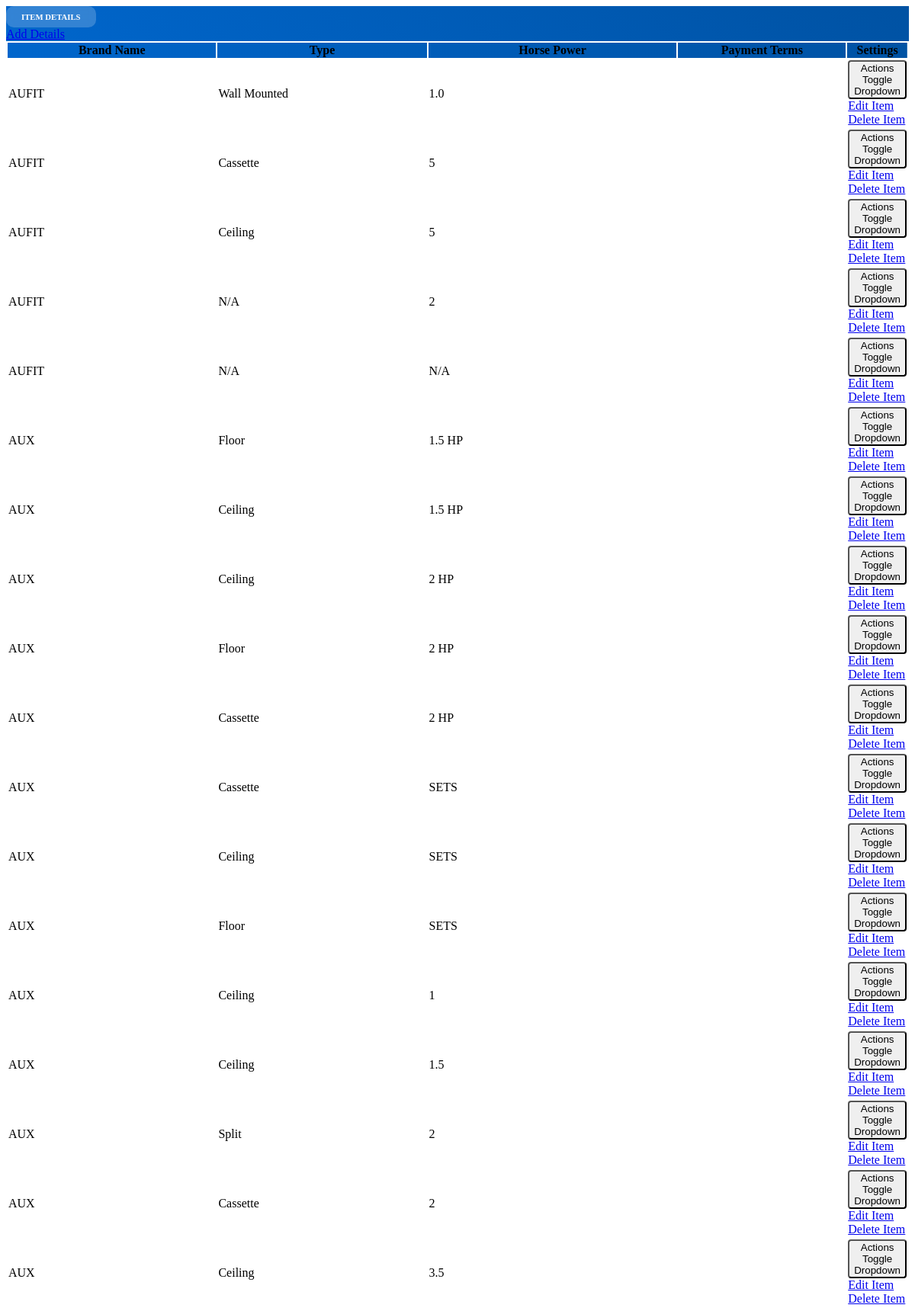
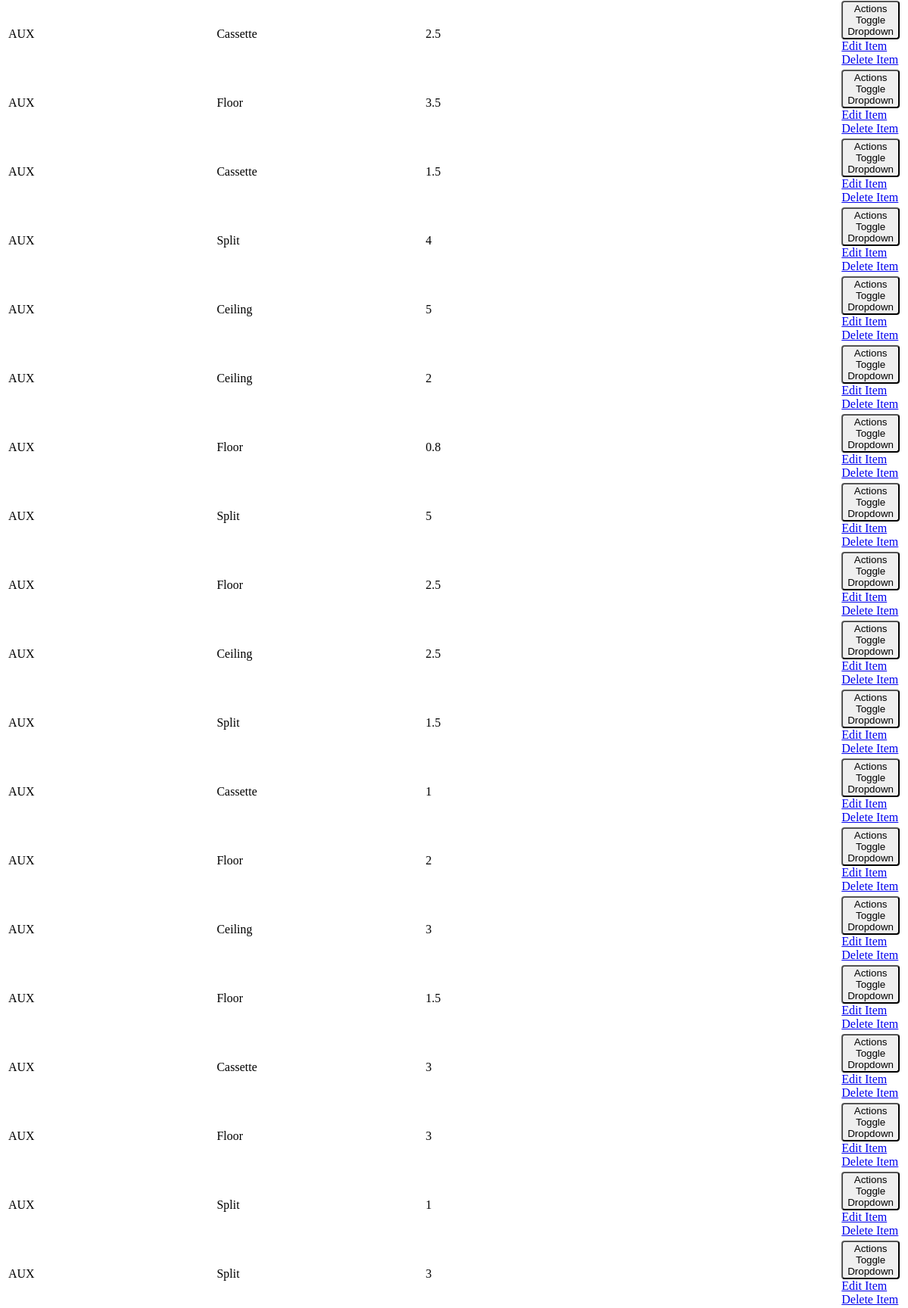
Screenshot of /admin/maintenance/item.php (upper part) with the database file from the repository (2 pictures, top to bottom).
### tables this page shows
CREATE TABLE `item_list` (
  `id` int(30) NOT NULL,
  `brand` text NOT NULL,
  `type` text NOT NULL,
  `description` text NOT NULL,
  `hp` varchar(30) NOT NULL,
  `indoor_outdoor` varchar(50) DEFAULT NULL,
  `price` float NOT NULL DEFAULT 0,
  `payment_terms` varchar(30) NOT NULL,
  `date_created` datetime NOT NULL DEFAULT current_timestamp(),
  `date_updated` datetime NOT NULL DEFAULT current_timestamp() ON UPDATE current_timestamp()
);

### admin/maintenance/item.php (the view, shortened to what this page needs)
<?php
require_once(__DIR__ . '/../../config.php');
$items = $conn->query("SELECT * FROM `item_list` ORDER BY `brand` ASC");
?>
<div class="card card-outline card-primary shadow-sm">
    <div class="card-header bg-gradient-primary">
        <div style="display: inline-block; background: rgba(255,255,255,0.2); border-radius: 10px; padding: 8px 20px; margin-top: 0px; backdrop-filter: blur(5px);">
            <h6 style="color: white; margin: 0;">
               <i class="fas fa-clipboard-list fa-lg"></i>  <b>ITEM DETAILS</b>
            </h6>
        </div>
        <div class="card-tools">
            <a href="javascript:void(0)" id="create_new" class="btn btn-light btn-flat rounded-pill shadow-sm">
                <span class="fas fa-plus-circle"></span>  Add Details
            </a>
        </div>
    </div>
    <div class="card-body">
        <div class="container-fluid">
            <table class="table table-bordered table-hover table-striped" id="itemsTable">
                <colgroup>
                    <col width="25%">
                    <col width="25%">
                    <col width="30%">
                    <col width="25%">
                    <col width="20%">
                </colgroup>
                <thead>
                    <tr align="center" class="bg-gradient-primary">
                        <th><i class="fas fa-tag mr-1"></i> Brand Name</th>
                        <th><i class="fas fa-cogs mr-1"></i> Type</th>
                        <th><i class="fas fa-tachometer-alt mr-1"></i> Horse Power</th>
                        <th><i class="fas fa-credit-card mr-1"></i> Payment Terms</th>
                        <th><i class="fas fa-cog" style="color: white;"></i> Settings</th>
                    </tr>
                </thead>
                <tbody>
                    <?php
                    if($items && $items->num_rows > 0):
                        while($row = $items->fetch_assoc()):
                    ?>
                    <tr style="background-color: white;">
                        <td><?php echo htmlspecialchars($row['brand']) ?></td>
                        <td><?php echo htmlspecialchars($row['type']) ?></td>
                        <td><?php echo htmlspecialchars($row['hp']) ?></td>
                        <td><?php echo htmlspecialchars($row['payment_terms']) ?></td>
                        <td class="text-center">
                            <div class="btn-group">
                                <button type="button" class="btn btn-primary btn-sm dropdown-toggle dropdown-icon" data-toggle="dropdown">
                                    <i class="fas fa-bars"></i> Actions
                                    <span class="sr-only">Toggle Dropdown</span>
                                </button>
                                <div class="dropdown-menu" role="menu">
                                    <a class="dropdown-item edit_data" href="javascript:void(0)" data-id="<?php echo $row['id'] ?>">
                                        <span class="fa fa-edit text-primary"></span> <span class="ml-1">Edit Item</span>
                                    </a>
                                    <a class="dropdown-item delete_data" href="javascript:void(0)" data-id="<?php echo $row['id'] ?>">
                                        <span class="fa fa-trash text-danger"></span> <span class="ml-1">Delete Item</span>
                                    </a>
                                </div>
                            </div>
                        </td>
                    </tr>
                    <?php
                        endwhile;
                    endif; ?>
                </tbody>
            </table>
        </div>
    </div>
</div>

### admin/maintenance/item.php (style rules this page uses)
.table tbody tr { background-color: white !important; }
.bg-gradient-primary { background: linear-gradient(45deg, #0066cc, #0052a3) !important; }
.btn-group .btn { border-radius: 0.25rem !important; }

### rows the page displays
item_list: brand "AUFIT", type "Wall Mounted", hp "1.0"
item_list: brand "AUFIT", type "Cassette", hp "5"
item_list: brand "AUFIT", type "Ceiling", hp "5"
item_list: brand "AUFIT", type "N/A", hp "2"
item_list: brand "AUFIT", type "N/A", hp "N/A"
item_list: brand "AUX", type "Floor", hp "1.5 HP"
item_list: brand "AUX", type "Ceiling", hp "1.5 HP"
item_list: brand "AUX", type "Ceiling", hp "2 HP"
item_list: brand "AUX", type "Floor", hp "2 HP"
item_list: brand "AUX", type "Cassette", hp "2 HP"
item_list: brand "AUX", type "Cassette", hp "SETS"
item_list: brand "AUX", type "Ceiling", hp "SETS"
item_list: brand "AUX", type "Floor", hp "SETS"
item_list: brand "AUX", type "Ceiling", hp "1"
item_list: brand "AUX", type "Ceiling", hp "1.5"
item_list: brand "AUX", type "Split", hp "2"
item_list: brand "AUX", type "Cassette", hp "2"
item_list: brand "AUX", type "Ceiling", hp "3.5"
item_list: brand "AUX", type "Cassette", hp "2.5"
item_list: brand "AUX", type "Floor", hp "3.5"
item_list: brand "AUX", type "Cassette", hp "1.5"
item_list: brand "AUX", type "Split", hp "4"
item_list: brand "AUX", type "Ceiling", hp "5"
item_list: brand "AUX", type "Ceiling", hp "2"
item_list: brand "AUX", type "Floor", hp "0.8"
item_list: brand "AUX", type "Split", hp "5"
item_list: brand "AUX", type "Floor", hp "2.5"
item_list: brand "AUX", type "Ceiling", hp "2.5"
item_list: brand "AUX", type "Split", hp "1.5"
item_list: brand "AUX", type "Cassette", hp "1"
item_list: brand "AUX", type "Floor", hp "2"
item_list: brand "AUX", type "Ceiling", hp "3"
item_list: brand "AUX", type "Floor", hp "1.5"
item_list: brand "AUX", type "Cassette", hp "3"
item_list: brand "AUX", type "Floor", hp "3"
item_list: brand "AUX", type "Split", hp "1"
item_list: brand "AUX", type "Split", hp "3"
